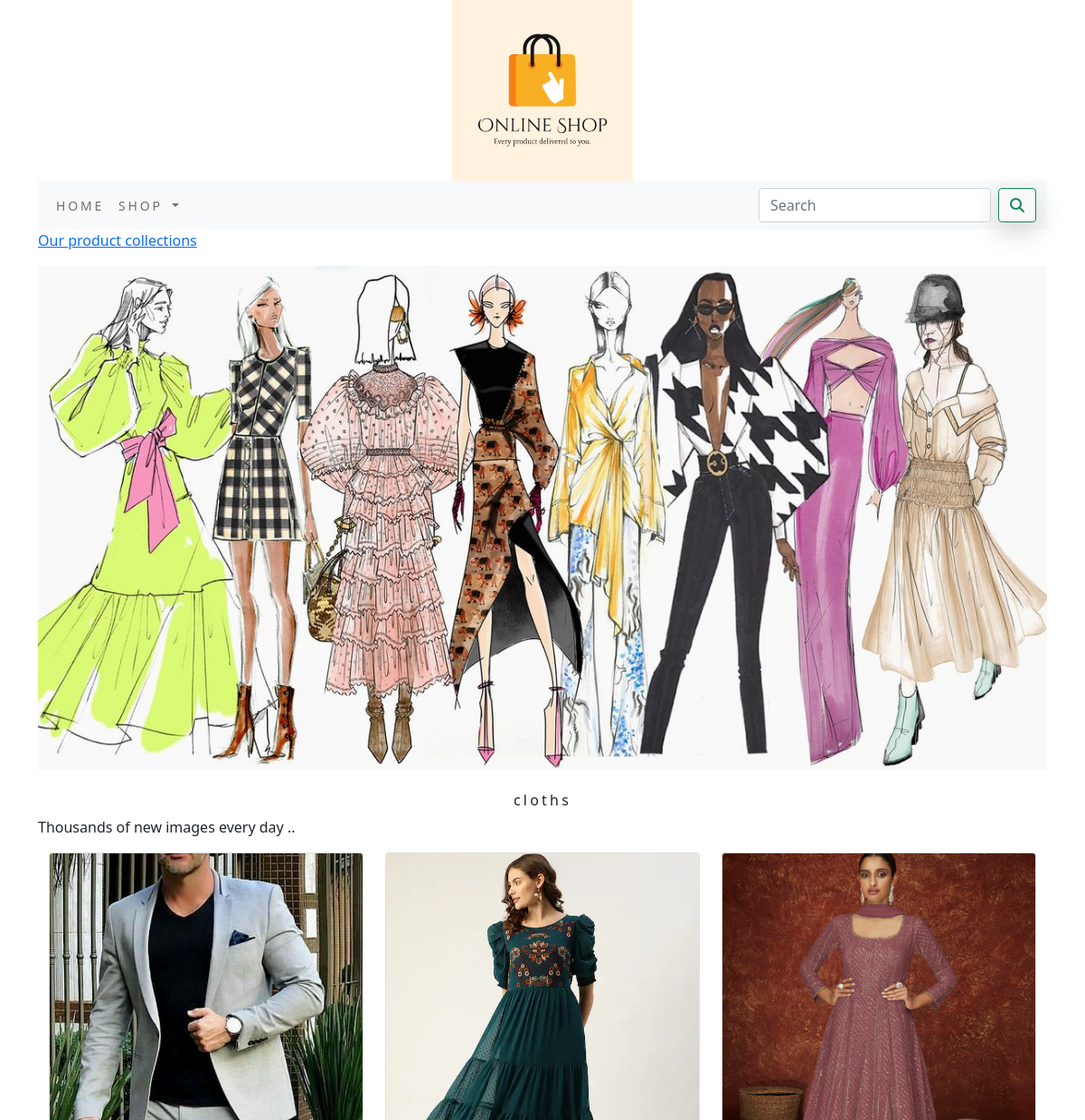
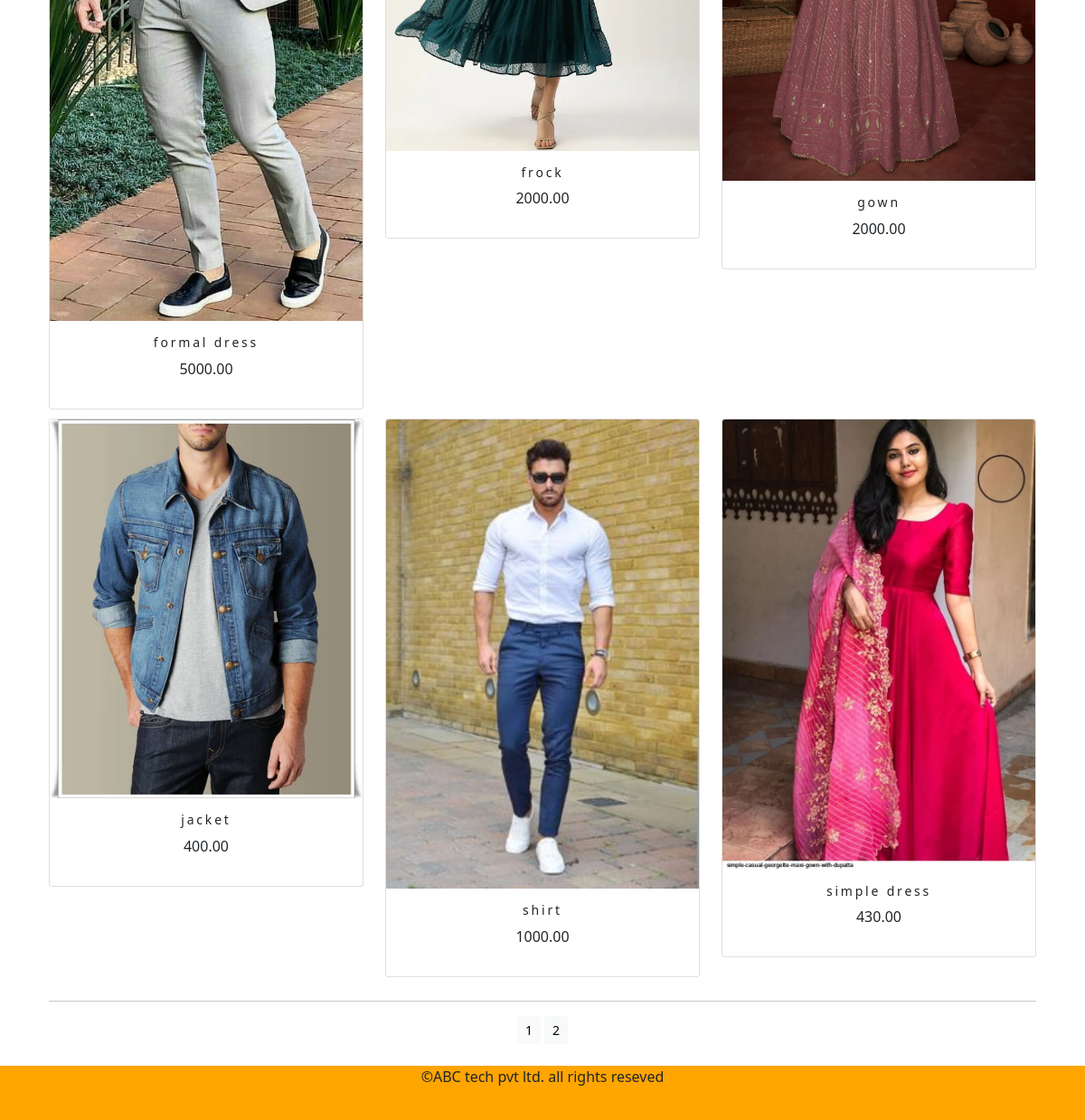
Screenshot of /shop/cloths/ with the database file from the repository (2 pictures, top to bottom).
### shop/models.py (models this page shows, shortened)
class Category(models.Model):
    name=models.CharField(max_length=250,unique=True)
    slug=models.SlugField(max_length=250,unique=True)
    description=models.TextField(blank=True)
    image=models.ImageField(upload_to='category',blank=True)
    class Meta:
        ordering=('name',)
        verbose_name='category'
        verbose_name_plural='categories'
    def get_url(self):
        return reverse('shop:products_by_category',args=[self.slug])

class Product(models.Model):
    name=models.CharField(max_length=250,unique=True)
    slug=models.SlugField(max_length=250,unique=True)
    description=models.TextField(blank=True)
    price=models.DecimalField(max_digits=10,decimal_places=2)
    category=models.ForeignKey (Category,on_delete=models.CASCADE)
    image=models.ImageField(upload_to='product',blank=True)
    stock=models.IntegerField()
    available=models.BooleanField(default=True)
    created=models.DateTimeField(auto_now_add=True)
    updated=models.DateTimeField(auto_now=True)
    def get_url(self):
        return reverse('shop:procatdetail', args=[self.category.slug, self.slug])
    class Meta:
        ordering = ('name',)
        verbose_name = 'product'
        verbose_name_plural = 'products'

### shop/views.py (the view)
# urls.py: path('', views.allProdCat, name='allProdCat'),
def allProdCat(request,c_slug=None):
    c_page=None
    products_list=None
    if c_slug!=None:
        c_page=get_object_or_404(Category,slug=c_slug)
        products_list=Product.objects.all().filter(category=c_page,available=True)
    else:
        products_list=Product.objects.all().filter(available=True)
    paginator=Paginator(products_list,6)
    try:
        page=int(request.GET.get('page','1'))
    except:
        page=1
    try:
        products=paginator.page(page)
    except (EmptyPage,InvalidPage):
        products=paginator.page(paginator.num_pages)
    return render(request,'category.html',{'category':c_page,'products':products})

### cart/context_processors.py (called while the page is built)
def counter(request):
    item_count=0
    if 'admin' in request.path:
        return {}
    else:
        try:
            cart=Cart.objects.filter(cart_id=_cart_id(request))
            car_items=CartItem.objects.all().filter(cart=cart[:1])
            for cart_item in car_items:
                item_count += cart_item.quantity
        except Cart.DoesNotExist:
            item_count=0
        return  dict(item_count=item_count)

### cart/views.py (called while the page is built)
def _cart_id(request):
    cart=request.session.session_key
    if not cart:
        cart=request.session.create()
    return cart

### shop/context_processors.py (called while the page is built)
def menu_links(request):
    links=Category.objects.all()
    return dict(links=links)

### templates/category.html (shortened to what this page needs)
{% extends 'base.html' %}
{% load static %}
{% block content %}
{% if category %}
<div>
     <div class="row my-row-class">
            <div class="mx-auto">
              <p><a href="{% url 'shop:allProdCat' %}">Our product collections </a>{{cat.get_url}}</p>
            </div>
     </div>
</div>
{% endif %}
<div class="mx-auto">
    {% if category %}
    <img class="my_image" src="{{category.image.url}}" alt="{{category.name}}">
</div>
<br>
<div>
    <h1 class="text-center my_title">{{category.name}}</h1>
    <p class="text-justify">{{category.description}}</p>
</div>
  {% endif %}
<div class="container">
    <div class="row mx_auto">
        {% for product in products.object_list %}
        <div class="my_bottom_margin col-12 col-sm-12 col-md-4  col-lg-4">
            <div class="card text-center" style="min-width:18rem;">
                <a href="{{product.get_url}}"><img class="card-img-top my_image" src="{{product.image.url}}" alt="{{product.name}}"></a>
                <div class="card-body">
                    <h4>{{product.name}}</h4>
                    <p>{{product.price}}</p>
                </div>
            </div>
        </div>
{% endfor %}
    </div>
    <div class="mx-auto">
        {% if products.paginator.num_pages > 1 %}
        <hr>
        <div class="text-center">
            {% for pg in products.paginator.page_range %}
            <a href="?page={{pg}}" class="btn btn-light btn-sm {% if products.number == pg %} active {% endif %}">{{pg}}</a>
            {% endfor %}
        </div>
        {% endif %}
    </div>
    <br>
</div>
{% endblock %}

### templates/base.html (shortened to what this page needs)
{% load static %}
<!DOCTYPE html>
<html lang="en">
<head>
    <link rel="stylesheet" href="{% static 'font-awesome.min.css' %}">
    <link rel="stylesheet" href="{% static 'css/custom.css' %}">
      <link href="{% static 'css/bootstrap.min.css' %}"  rel="stylesheet">
</head>
<body>
<div class="container">
{% include 'header.html' %}
{% include 'nav.html' %}
{% block content %}
{% endblock %}
</div>
{% include 'footer.html' %}
</body>
</html>

### templates/header.html
{% load static %}
<header>
    <center>
        <a href="{% url 'shop:allProdCat' %}"></a><img src="{% static 'img/logo.png' %}" alt="logimage" width="200px" height="200px">
    </center>
</header>

### templates/nav.html (shortened to what this page needs)
<nav class="navbar navbar-expand-lg navbar-light bg-light">
  <div class="container-fluid">
   <div class="collapse navbar-collapse" id="navbarSupportedContent">
    <ul class="navbar-nav me-auto mb-2 mb-lg-0">
      <li class="nav-item">
        <a class="nav-link" href="#">Home</a>
      </li>
      <li class="nav-item dropdown {% if 'shop' in request.path %} active {% endif %}">
        <a class="nav-link dropdown-toggle" href="#" id="navbarDropdown" role="button" data-toggle="dropdown" aria-haspopup="true" aria-expanded="false">
          Shop
        </a>
      </li>
    </ul>
    <form class="d-flex" action="{% url 'search_app:SearchResult' %}" method="get">
      <input class="form-control me-2" type="search" placeholder="Search" name="q" aria-label="Search">
      <button class="btn btn-outline-success" type="submit"><i class="fas fa-search" ></i></button>
    </form>
   </div>
  </div>
</nav>

### templates/footer.html
{% load static %}
<div class="footer navbar-fixed-bottom my-footer">
  <p class="text-center">&copy;ABC tech pvt ltd. all rights reseved</p>
</div>

### static/css/custom.css (style rules this page uses)
.nav-item { letter-spacing : .2em; font-size :14px; text-transform : uppercase; }
.btn-outline-success { box-shadow: 0 10px 30px #d0d0d0; }
.my-footer { background-color:orange; height:60px; }
.my-footer p { padding-top=20px; font-size=14px; }
.my_image { width:100%; height:auto; }
.my_title { font-size:16px; text_transform:uppercase; letter-spacing:.2em; }
.my_bottom_margin { margin-bottom:10px; }
.card-body h4 { font-size:14px; text_transform:uppercase; letter-spacing:.2em; }

### rows the page displays
Category: image (picture), name "cloths", description "Thousands of new images every day .."
Product: image (picture), name "formal dress", price "5000.00"
Product: image (picture), name "frock", price "2000.00"
Product: image (picture), name "gown", price "2000.00"
Product: image (picture), name "jacket", price "400.00"
Product: image (picture), name "shirt", price "1000.00"
Product: image (picture), name "simple dress", price "430.00"

### other values shown
{{ pg }} "1" "2"
